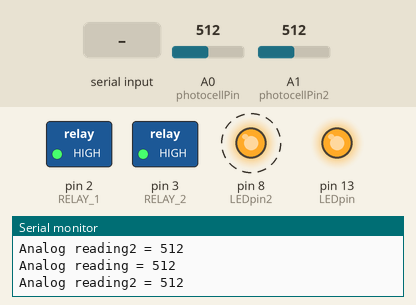
The sketch below on a simulated Arduino Mega 2560, built with avr-gcc and run on an emulated ATmega2560. On the bench: switched loads named in the sketch (green lamp = pin HIGH), output pins drawn as LEDs (lit = HIGH), the last lines printed to the serial monitor. Dashed ring = blinking. The inputs (shaded band) are chosen by the test bench; at power-on: A0 (photocellPin) = 512, A1 (photocellPin2) = 512.

Above: at 1.2 s.
1.3 s: A0 (photocellPin) set to 487
At 2.4 s:
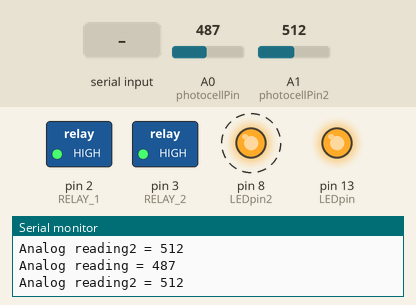
4.3 s: "0\n" received over the second serial link
At 5.4 s:
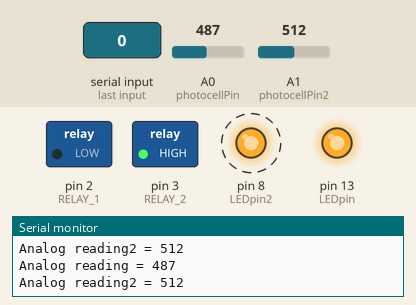
7.3 s: A0 (photocellPin) set to 511
At 8.3 s:
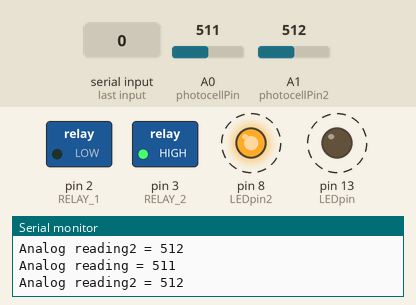
10.3 s: A0 (photocellPin) set to 306
At 10.9 s:
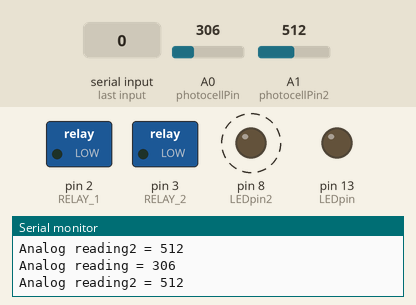
13.3 s: "1\n" received over the second serial link
At 16.2 s:
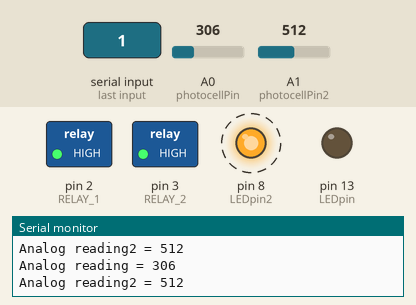
16.3 s: A1 (photocellPin2) set to 483
At 16.9 s:
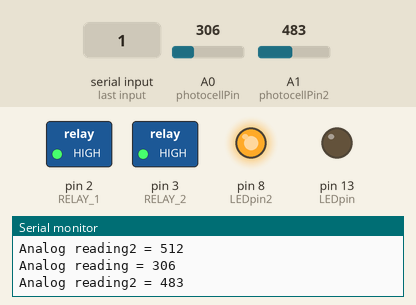
Timing chart, 0 to 18.8 s (numbered marks = the images above; inputs shaded):
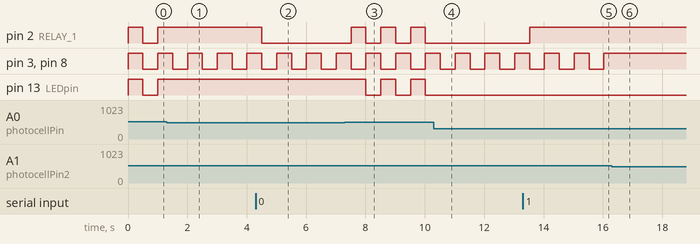

The sketch:

Senzori_Bluetooth.ino
```cpp
#include <SoftwareSerial.h>
// se conecteaza rx-ul de la bluetooth la tx-ul de la arduino
// se conecteaza tx-ul de la bluetooth la rx-ul de la arduino
//vcc-ul la 3,3V
//gnd la gnd
//poti sa trimiti folosind serial monitorul

int stare1=0;
int photocellPin = 0;
int photocellReading;
int LEDpin = 13;
int LEDbrightness;

int photocellPin2 = 1;
int photocellReading2;
int LEDpin2 = 8;
int LEDbrightness2;
int stare2=0;

#define SWITCH 500
#define RELAY_1  2
#define RELAY_2  3
#define RELAY_ON 1
#define RELAY_OFF 0


void setup()
{
  //se initializeaza conexiunea seriala si cea prin bluetooth
  Serial.begin(9600);                 //serial cable
  Serial1.begin(9600, SERIAL_8N1);    //serial bluetooth

  pinMode(LEDpin,OUTPUT);
  pinMode(LEDpin2, OUTPUT);

  pinMode(RELAY_1, OUTPUT);
  pinMode(RELAY_2, OUTPUT);

  digitalWrite(RELAY_1, RELAY_OFF);
  digitalWrite(RELAY_2, RELAY_OFF);
 }

void loop(){
   //Read from bluetooth and write to usb serial

  Bluetooth();
  Senzori();
  delay(500);
  Serial1.print(String(stare1,DEC)+"\n");
}

void Bluetooth(){
  if(Serial1.available())
  {
    char toSend = (char)Serial1.read();
    if(toSend=='1'){
      stare1=1-stare1;
      digitalWrite(RELAY_1, RELAY_ON);

    }
    if(toSend=='0'){
      stare1=1-stare1;
      digitalWrite(RELAY_1, RELAY_OFF);
    }

  }

}

void Senzori(){


  photocellReading = analogRead(photocellPin);
  Serial.print("Analog reading = ");
  Serial.println(photocellReading);

  photocellReading2 = analogRead(photocellPin2);
  Serial.print("Analog reading2 = ");
  Serial.println(photocellReading2);

  if(photocellReading>SWITCH){
    stare1=1-stare1;

    if(stare1==0){
       digitalWrite(LEDpin,LOW);
       digitalWrite(RELAY_1, RELAY_OFF);
    }else if(stare1==1){
      digitalWrite(LEDpin,HIGH);
      digitalWrite(RELAY_1, RELAY_ON);
      }
  }

  if(photocellReading2>SWITCH){
    stare2=1-stare2;
    if(stare2==0){
      digitalWrite(LEDpin2,LOW);
      digitalWrite(RELAY_2, RELAY_OFF);
    }else if(stare2==1){
      digitalWrite(LEDpin2,HIGH);
      digitalWrite(RELAY_2, RELAY_ON);
      }
  }


}
```

Measured:
- the behaviour switches between 501 and 500 on A1 (photocellPin2) (found by bisection; images 5 and 6)
- after the input at 1.3 s, pin 2 (RELAY_1), pin 13 (LEDpin): stops changing and stays HIGH
- after the input at 4.3 s, pin 2 (RELAY_1): HIGH → LOW after 0.21 s
- after the input at 7.3 s, pin 2 (RELAY_1): alternates HIGH for 0.50 s and LOW for 0.50 s, starting after 0.22 s; pin 13 (LEDpin): alternates HIGH for 0.50 s and LOW for 0.50 s, starting after 0.72 s
- after the input at 10.3 s, pin 2 (RELAY_1), pin 13 (LEDpin): stops changing and stays LOW
- after the input at 13.3 s, pin 2 (RELAY_1): LOW → HIGH after 0.23 s
- after the input at 16.3 s, pin 3 (RELAY_2), pin 8 (LEDpin2): stops changing and stays HIGH
- by itself, pin 3 (RELAY_2), pin 8 (LEDpin2): alternates HIGH for 0.50 s and LOW for 0.50 s
